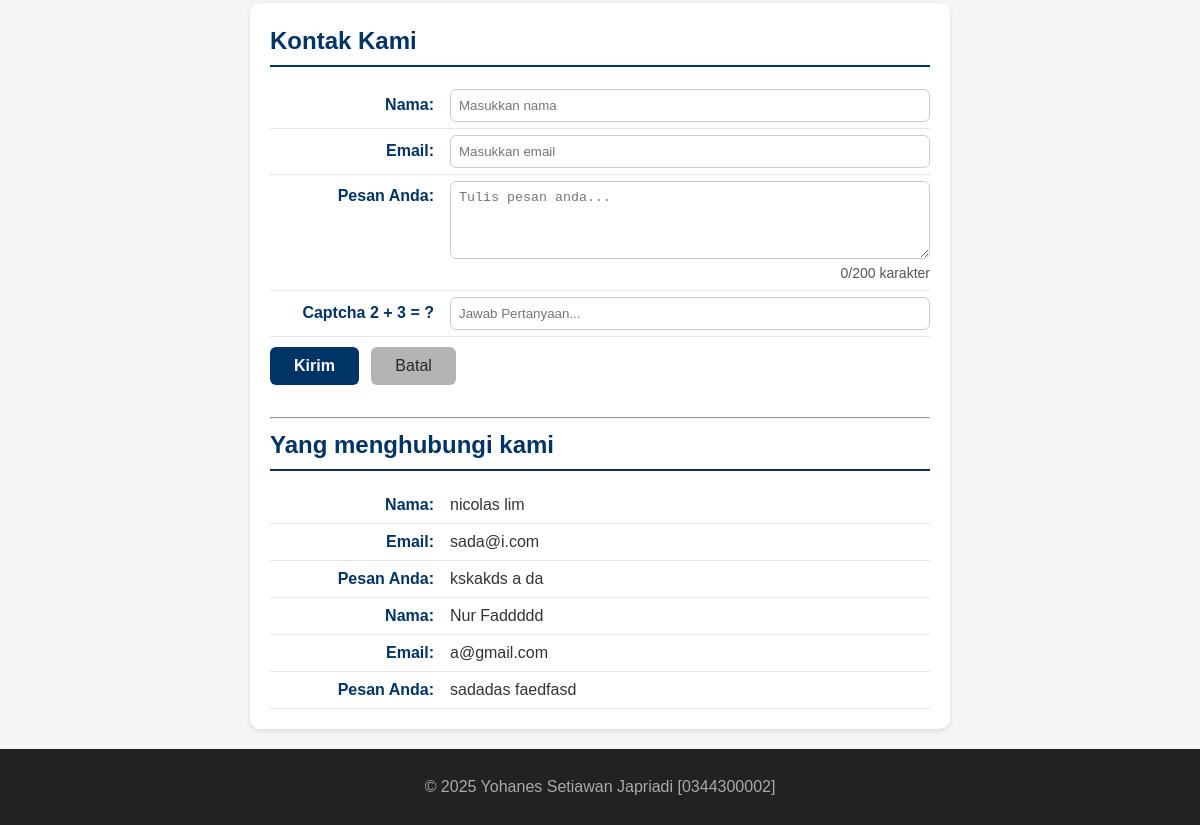
The app's page / (lower part), older data.
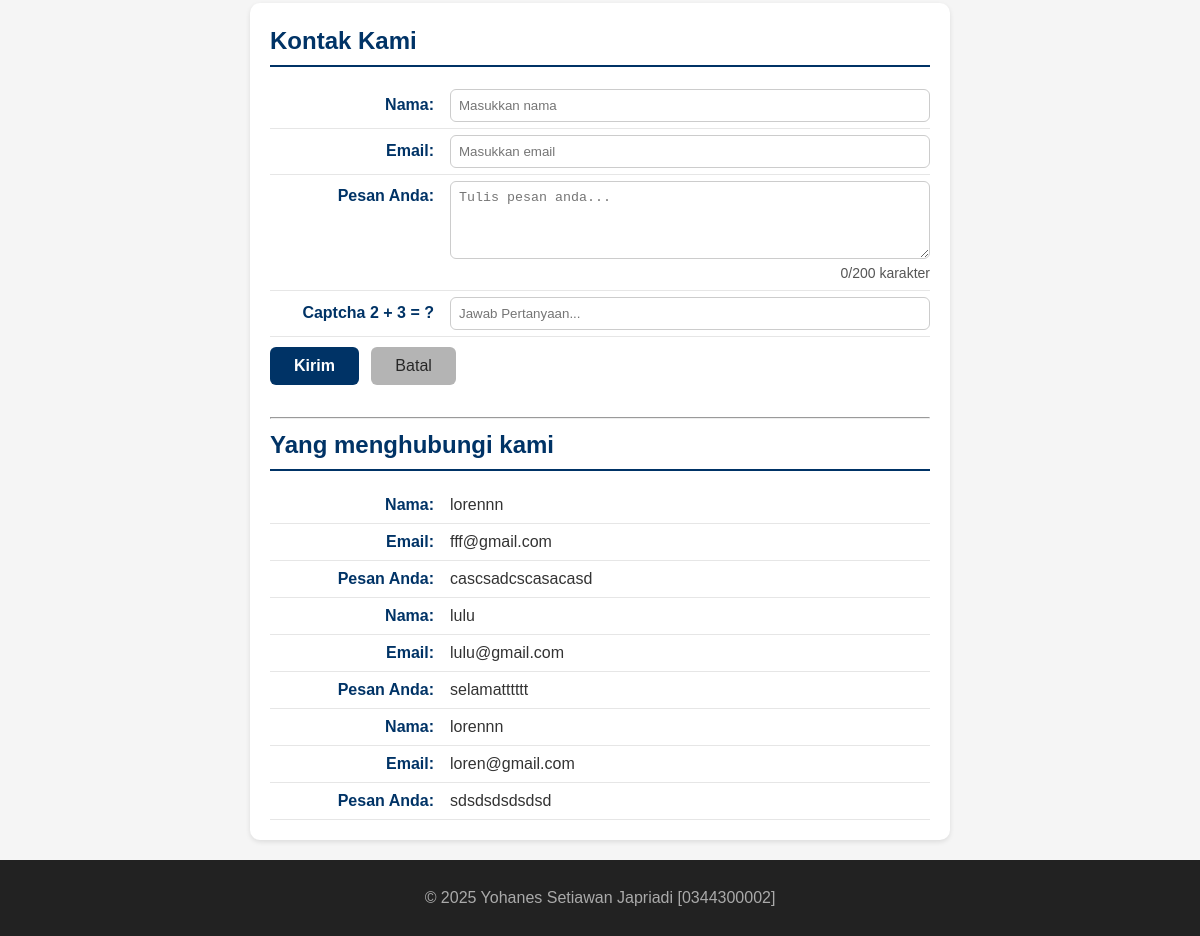
The same page, newer data.
### tables this page shows
CREATE TABLE `tbl_tamu` (
  `cid` int NOT NULL,
  `cnama` varchar(100) DEFAULT NULL,
  `cemail` varchar(100) DEFAULT NULL,
  `cpesan` text,
  `dcreated_at` datetime NOT NULL DEFAULT CURRENT_TIMESTAMP
);

### fungsi.php (the view, shortened to what this page needs)
<?php
function bersihkan($str)
{
  return htmlspecialchars(trim($str));
}
function tampilkanBiodata($conf, $arr)
{
  $html = "";
  foreach ($conf as $k => $v) {
    $label = $v["label"];
    $nilai = bersihkan($arr[$k] ?? '');
    $suffix = $v["suffix"];
    $html .= "<p><strong>{$label}</strong> {$nilai}{$suffix}</p>";
  }
  return $html;
}

### index.php (shortened to what this page needs)
<?php
require_once __DIR__ . '/fungsi.php';
?>
<!DOCTYPE html>
<html lang="en">
<head>
  <link rel="stylesheet" href="style.css">
</head>
<body>
  <main>
    <?php
    $old          = $_SESSION['old'] ?? [];
    ?>
    <?php
    $biodata = $_SESSION["biodata"] ?? [];
    $fieldConfig = [
      "nim" => ["label" => "NIM:", "suffix" => ""],
      "nama" => ["label" => "Nama Lengkap:", "suffix" => " &#128526;"],
      "tempat" => ["label" => "Tempat Lahir:", "suffix" => ""],
      "tanggal" => ["label" => "Tanggal Lahir:", "suffix" => ""],
      "hobi" => ["label" => "Hobi:", "suffix" => " &#127926;"],
      "pasangan" => ["label" => "Pasangan:", "suffix" => " &hearts;"],
      "pekerjaan" => ["label" => "Pekerjaan:", "suffix" => " &copy; 2025"],
      "ortu" => ["label" => "Nama Orang Tua:", "suffix" => ""],
      "kakak" => ["label" => "Nama Kakak:", "suffix" => ""],
      "adik" => ["label" => "Nama Adik:", "suffix" => ""],
    ];
    ?>
      <?= tampilkanBiodata($fieldConfig, $biodata) ?>
    <section id="contact">
      <h2>Kontak Kami</h2>
      <form action="proses.php" method="POST">
        <label for="txtNama"><span>Nama:</span>
          <input type="text" id="txtNama" name="txtNama" placeholder="Masukkan nama"
            required autocomplete="name"
            value="<?= isset($old['nama']) ? htmlspecialchars($old['nama']) : '' ?>">
        </label>
        <label for="txtEmail"><span>Email:</span>
          <input type="email" id="txtEmail" name="txtEmail" placeholder="Masukkan email"
            required autocomplete="email"
            value="<?= isset($old['email']) ? htmlspecialchars($old['email']) : '' ?>">
        </label>
        <label for="txtPesan"><span>Pesan Anda:</span>
          <textarea id="txtPesan" name="txtPesan" rows="4" placeholder="Tulis pesan anda..."
            required><?= isset($old['pesan']) ? htmlspecialchars($old['pesan']) : '' ?></textarea>
          <small id="charCount">0/200 karakter</small>
        </label>
        <label for="txtCaptcha"><span>Captcha 2 + 3 = ?</span>
          <input type="number" id="txtCaptcha" name="txtCaptcha" placeholder="Jawab Pertanyaan..."
            required
            value="<?= isset($old['captcha']) ? htmlspecialchars($old['captcha']) : '' ?>">
        </label>
        <button type="submit">Kirim</button>
        <button type="reset">Batal</button>
      </form>
      <br>
      <hr>
      <h2>Yang menghubungi kami</h2>
      <?php include 'read_inc.php'; ?>
    </section>
  </main>
  <footer>
    <p>&copy; 2025 Yohanes Setiawan Japriadi [0344300002]</p>
  </footer>
</body>
</html>

### read_inc.php
<?php
require 'koneksi.php';
$fieldContact = [
  "nama" => ["label" => "Nama:", "suffix" => ""],
  "email" => ["label" => "Email:", "suffix" => ""],
  "pesan" => ["label" => "Pesan Anda:", "suffix" => ""]
];
$sql = "SELECT * FROM tbl_tamu ORDER BY cid DESC";
$q = mysqli_query($conn, $sql);
if (!$q) {
  echo "<p>Gagal membaca data tamu: " . htmlspecialchars(mysqli_error($conn)) . "</p>";
} elseif (mysqli_num_rows($q) === 0) {
  echo "<p>Belum ada data tamu yang tersimpan.</p>";
} else {
  while ($row = mysqli_fetch_assoc($q)) {
    $arrContact = [
      "nama"  => $row["cnama"]  ?? "",
      "email" => $row["cemail"] ?? "",
      "pesan" => $row["cpesan"] ?? "",
    ];
    echo tampilkanBiodata($fieldContact, $arrContact);
  }
}
?>

### style.css (style rules this page uses)
* { box-sizing: border-box; }
body { margin: 0; font-family: Arial, sans-serif; background: #f5f5f5; color: #333; line-height: 1.5; }
#home, #about, #contact, #biodata { background-color: #ffffff; border-radius: 10px; padding: 20px; max-width: 700px; margin: 20px auto; box-shadow: 0 2px 5px rgba(0, 0, 0, 0.1); }
#home h2, #about h2, #contact h2, #biodata h2 { color: #003366; border-bottom: 2px solid #003366; padding-bottom: 6px; margin-top: 0; margin-bottom: 16px; }
#about p, #contact p, #contact label, #biodata label { display: flex; justify-content: flex-start; align-items: baseline; margin: 0; padding: 6px 0; border-bottom: 1px solid #e6e6e6; }
#about strong, #contact strong, #contact label>span, #biodata label>span { min-width: 180px; color: #003366; font-weight: 600; text-align: right; padding-right: 16px; flex-shrink: 0; }
#contact input, #contact textarea, #biodata input { flex: 1; border: 1px solid #ccc; border-radius: 6px; padding: 8px; color: #000; font-weight: normal; margin: 0; box-sizing: border-box; }
#contact button, #biodata button { margin-top: 10px; display: inline-block; padding: 10px 24px; font-size: 16px; border-radius: 6px; cursor: pointer; border: none; transition: all 0.3s ease; margin-right: 8px; }
#contact button[type="submit"], #biodata button[type="submit"] { background-color: #003366; color: #fff; font-weight: 600; }
#contact button[type="reset"], #biodata button[type="reset"] { background-color: #b4b4b4; color: #272727; font-weight: 500; }
footer { background: #222; color: #aaa; text-align: center; padding: 10px; }

Row changes from the older to the newer data that the page shows:
removed tbl_tamu: label "Nama:", cnama "nicolas lim", label "Email:", cemail "sada@i.com", label "Pesan Anda:", cpesan "kskakds a da"
removed tbl_tamu: label "Nama:", cnama "Nur Faddddd", label "Email:", cemail "a@gmail.com", label "Pesan Anda:", cpesan "sadadas faedfasd"
added tbl_tamu: label "Nama:", cnama "lorennn", label "Email:", cemail "fff@gmail.com", label "Pesan Anda:", cpesan "cascsadcscasacasd"
added tbl_tamu: label "Nama:", cnama "lulu", label "Email:", cemail "lulu@gmail.com", label "Pesan Anda:", cpesan "selamatttttt"
added tbl_tamu: label "Nama:", cnama "lorennn", label "Email:", cemail "loren@gmail.com", label "Pesan Anda:", cpesan "sdsdsdsdsdsd"
